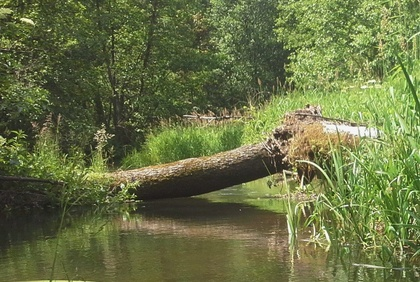
%> input picture ćwiczenia/LAB_6/rzeczka.jpg, 420 x 282 px, shrunk from 981 x 658 before the run
$ octave zad_6_7.m   (GNU Octave 9; MATLAB toolbox functions it lacks are replaced by stand-ins)
%> lines starting %> are read from the running program, lines starting %| are printed output that depends on the picture
clear;
img = imread('rzeczka.jpg');
%> img is the input picture: size 282x420x3 uint8; mean R, G, B 104.7, 113.4, 68.7
obraz = double(img);

obraz_szary = mean(obraz, 3);
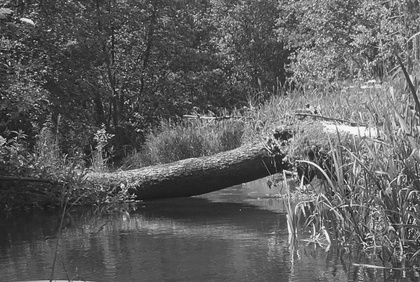
%> obraz_szary: size 282x420 double; min 8, max 253, mean 95.6
maska = [-1, -1, 0; -1, 0, 1; 0, 1, 1];

[w, h] = size(obraz_szary); [mw, mh] = size(maska); wynik = zeros(w, h);
%> after `[w, h] = size(obraz_szary)`: w = 282; h = 420

mM = 1;

margines_szary = zeros(w + 2 * mM, h + 2 * mM);
margines_szary(mM + 1:end - mM, mM + 1:end - mM) = obraz_szary;
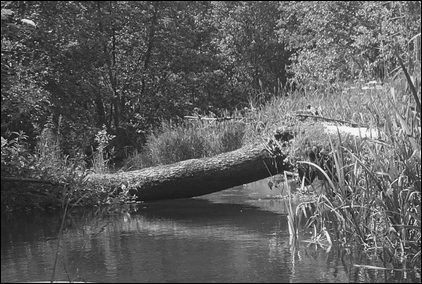
%> margines_szary: size 284x422 double; min 0, max 253, mean 94.5

margines_szary(1, :) = margines_szary(2, :);
margines_szary(end, :) = margines_szary(end-1, :);
margines_szary(:, 1) = margines_szary(:, 2);
margines_szary(:, end) = margines_szary(:, end-1);
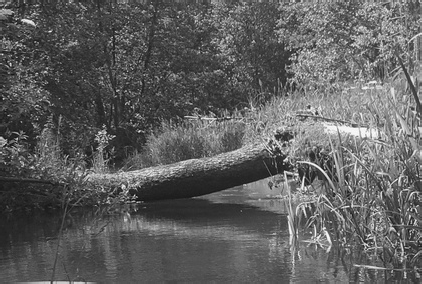
%> margines_szary: size 284x422 double; min 8, max 253, mean 95.6


for i = 1:w
    for j = 1:h
        wynik(i, j) = sum((margines_szary(i:i+mw-1, j:j+mh-1) .* maska)(:));

    end
end
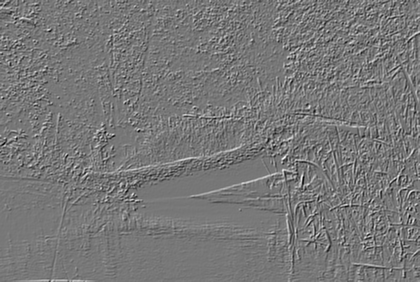
%> wynik: size 282x420 double; min -476.7, max 536.3, mean 0.5; drawn with min black and max white

wynik = wynik + 127.5;

imshow(wynik / 255); title('Emboss');
%> after `imshow(wynik / 255)`:
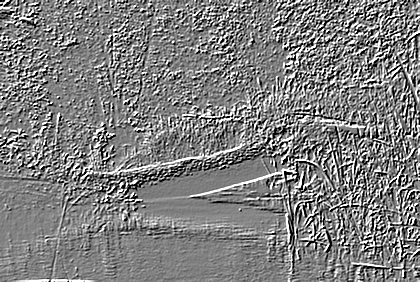
%> displayed picture: size 282x420, on the screen's scale of 0 to 255; min 0, max 255, mean 127.6
